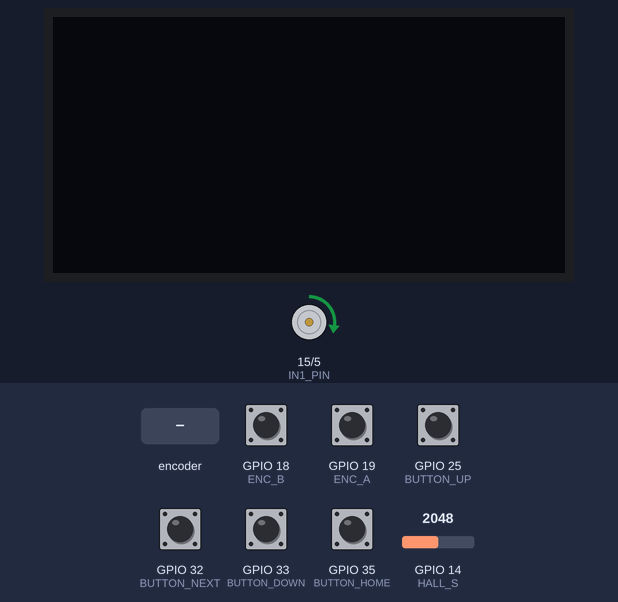
The program below on a simulated ESP32. On the bench: 128×64 one-colour display, motor-driver pin pairs drawn as motors (green arrow = first pin HIGH = forward, orange = second pin HIGH = backward, longer = more drive, scaled by the enable pin). The test bench sets the inputs (shaded band); at power-on: GPIO 18 (ENC_B), GPIO 19 (ENC_A), GPIO 25 (BUTTON_UP), GPIO 32 (BUTTON_NEXT), GPIO 33 (BUTTON_DOWN) HIGH, GPIO 35 (BUTTON_HOME) LOW, GPIO 14 (HALL_S) = 2048. What the program prints to the serial monitor is not drawn.

Above: at 0.8 s.
0.9 s: GPIO 14 (HALL_S) set to 3828
2.4 s: GPIO 14 (HALL_S) set to 3929
At 3.6 s:
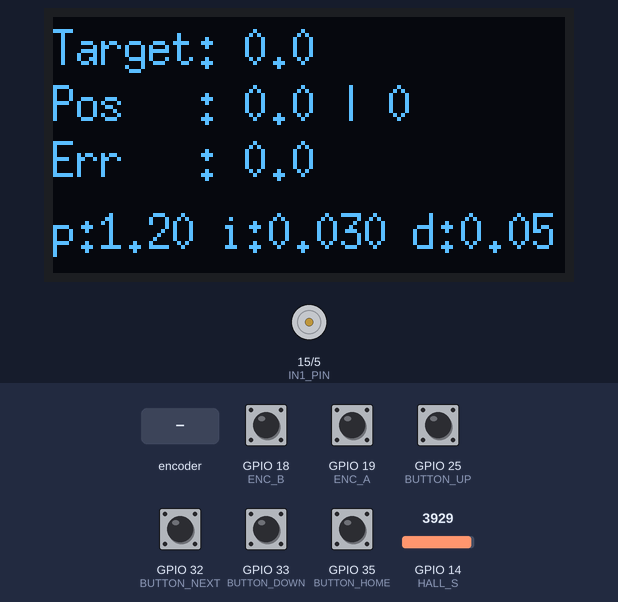
4.7 s: rotary encoder on GPIO 19 (ENC_A) / GPIO 18 (ENC_B) turned 2 steps (second pin leading)
At 5.7 s:
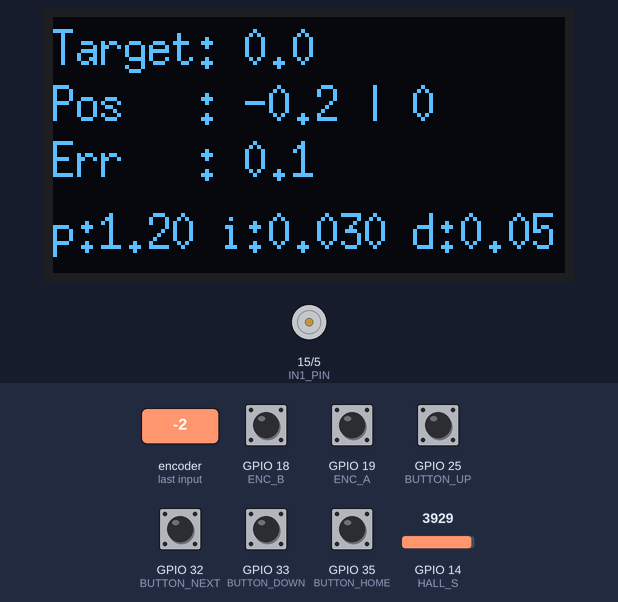
8.1 s: GPIO 32 (BUTTON_NEXT) pulled LOW for 1 s
At 9.3 s:
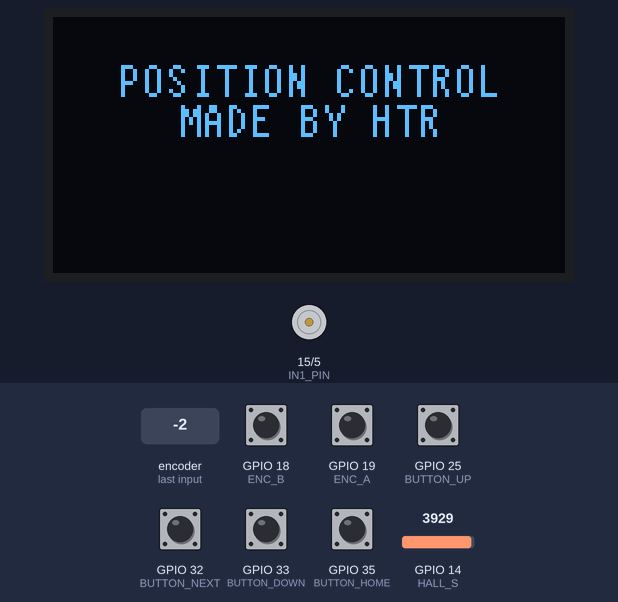
9.7 s: GPIO 14 (HALL_S) set to 3603
At 11.1 s:
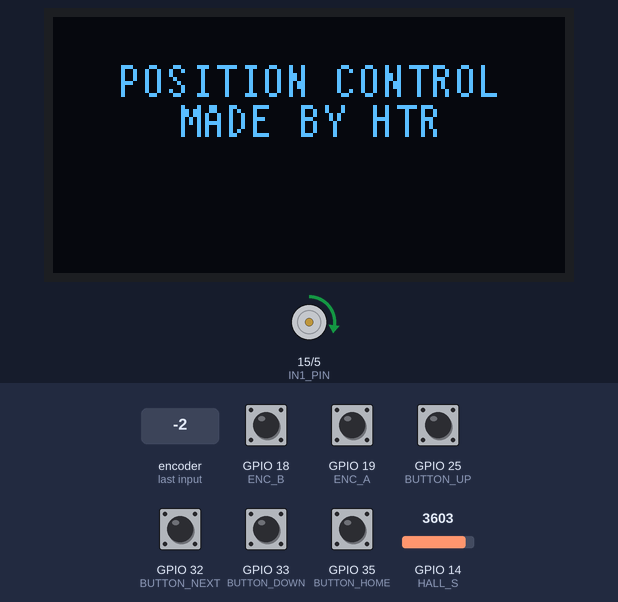
11.6 s: GPIO 14 (HALL_S) set to 4095
At 12.1 s:
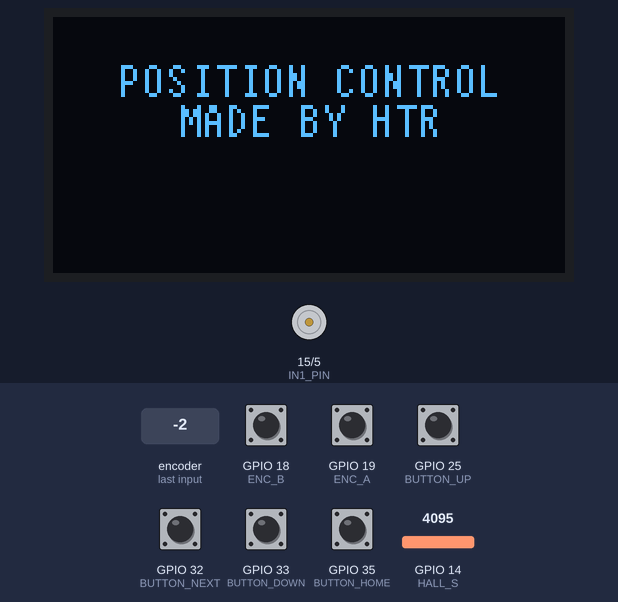
Timing chart, 0 to 14.6 s (numbered marks = the images above; inputs shaded):
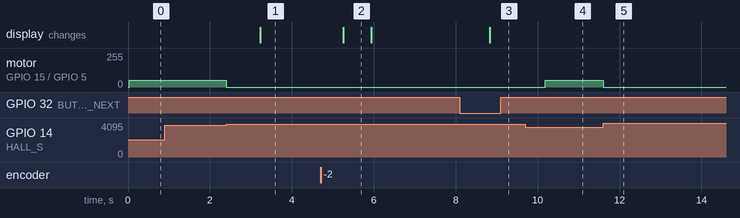

The program:

main.cpp
```cpp
/*
@Author: (modified)
@date: 171125 -> updated
@version: V5.1

Features added in V5.1:
 - MODE_ANGLE: Control output shaft position in 360 degrees (0-360°)
 - BT1/BT2 increase/decrease angle by 1° increments
 - BT4 for homing to zero position using hall sensor
 - Angle display on OLED
 - Automatic conversion between encoder counts and degrees
*/


#include <Arduino.h>
#include <WiFi.h>
#include <U8g2lib.h>

// ---------------- IO ----------------
#define ENC_A 19
#define ENC_B 18
#define IN1_PIN 15
#define IN2_PIN 5
#define PWM_PIN 13

#define BUTTON_UP 25
#define BUTTON_DOWN 33
#define BUTTON_NEXT 32
#define BUTTON_HOME 35

#define HALL_S 14

// ---------------- ENCODER ----------------
const float PPR = 990.0; // CHỈNH PPR THẬT (sau khi test)
const float DEG_PER_PULSE = 360.0 / PPR;

volatile long encoderCount = 0;
volatile int lastA = 0;

// ---------------- PID ----------------
float Kp = 1.2;
float Ki = 0.03;
float Kd = 0.05;

float pid_i = 0;
float last_error = 0;
int pidIndex = 0;

// ---------------- OLED ----------------
U8G2_SSD1306_128X64_NONAME_F_HW_I2C u8g2(U8G2_R0);

// ---------------- STATE ----------------
float targetAngle = 0;
float currentAngle = 0;
int threadhall = 3900;
int screen = 0;
// ---------------- FILTER ----------------
float angleFiltered = 0;
float errorFiltered = 0;

// ========================= WRAP (-180 → +180) =========================
float wrapAngle(float x)
{
  while (x > 180)
    x -= 360;
  while (x < -180)
    x += 360;
  return x;
}

// ========================= ENCODER ISR (CHUẨN NHẤT) =========================
void IRAM_ATTR encoderISR()
{
  int A = digitalRead(ENC_A);
  int B = digitalRead(ENC_B);

  if (A != lastA)
  {
    if (A == B)
      encoderCount--;
    else
      encoderCount++;
    lastA = A;
  }
}

// ========================= MOTOR CONTROL =========================
void motorDrive(float pwm)
{
  pwm = constrain(pwm, -255, 255);

  if (pwm > 0)
  {
    digitalWrite(IN1_PIN, HIGH);
    digitalWrite(IN2_PIN, LOW);
    ledcWrite(0, pwm);
  }
  else
  {
    digitalWrite(IN1_PIN, LOW);
    digitalWrite(IN2_PIN, HIGH);
    ledcWrite(0, -pwm);
  }
}

// ========================= HOMING CHUẨN XÁC =========================
void homing()
{
  Serial.println("Homing start...");

  // 1) Quay về trái cho đến khi chạm cảm biến
  motorDrive(50);
  while (analogRead(HALL_S) < threadhall)
  {
    delay(2);
  }

  // 2) Dừng
  motorDrive(0);
  delay(150);

  // 3) Reset encoder
  encoderCount = 0;
  angleFiltered = 0;

  Serial.println("Homing OK");
}

// ========================= SETUP =========================
void setup()
{
  Serial.begin(115200);

  pinMode(ENC_A, INPUT_PULLUP);
  pinMode(ENC_B, INPUT_PULLUP);

  pinMode(IN1_PIN, OUTPUT);
  pinMode(IN2_PIN, OUTPUT);
  pinMode(PWM_PIN, OUTPUT);

  pinMode(BUTTON_UP, INPUT_PULLUP);
  pinMode(BUTTON_DOWN, INPUT_PULLUP);
  pinMode(BUTTON_NEXT, INPUT_PULLUP);
  pinMode(BUTTON_HOME, INPUT);

  pinMode(HALL_S, INPUT);

  ledcAttachPin(PWM_PIN, 0);
  ledcSetup(0, 20000, 8);

  // Encoder — chỉ dùng 1 interrupt
  attachInterrupt(digitalPinToInterrupt(ENC_A), encoderISR, CHANGE);

  u8g2.begin();
  homing();
}

// ========================= LOOP =========================
void loop()
{
  // ------------------- UP/DOWN Điều khiển góc -------------------
  if (!digitalRead(BUTTON_UP))
  {
    targetAngle += 2;
    if (targetAngle > 180)
      targetAngle = 180;
    delay(120);
  }

  if (!digitalRead(BUTTON_DOWN))
  {
    targetAngle -= 2;
    if (targetAngle < -180)
      targetAngle = -180;
    delay(120);
  }
  if (!digitalRead(BUTTON_HOME))
  {
    homing();
    targetAngle = 0;
    currentAngle = 0;
    delay(500);
  }

  // ------------------- Change Screen Buttons -------------------
  if (!digitalRead(BUTTON_NEXT))
  {
    screen = (screen + 1) % 2;
    if (screen > 2)
      screen = 0;
    delay(200);
  }

  // ------------------- ENCODER to Angle -------------------
  float rawAngle = encoderCount * DEG_PER_PULSE;
  angleFiltered = angleFiltered * 0.85 + rawAngle * 0.15;

  currentAngle = wrapAngle(angleFiltered);

  // ------------------- PID -------------------
  float error = wrapAngle(targetAngle - currentAngle);

  errorFiltered = errorFiltered * 0.6 + error * 0.4;

  pid_i += errorFiltered;
  pid_i = constrain(pid_i, -300, 300);

  float d = errorFiltered - last_error;
  last_error = errorFiltered;

  float output = Kp * errorFiltered + Ki * pid_i + Kd * d;

  motorDrive(output);

  // ------------------- OLED -------------------
  u8g2.clearBuffer();
  if (screen == 0){
    u8g2.setFont(u8g2_font_6x13_tf);

    u8g2.setCursor(0, 12);
    u8g2.printf("Target: %.1f", targetAngle);
    u8g2.setCursor(0, 26);
    u8g2.printf("Pos   : %.1f | %.0f", currentAngle, analogRead(HALL_S));
    u8g2.setCursor(0, 40);
    u8g2.printf("Err   : %.1f", errorFiltered);

    u8g2.setCursor(0, 58);
    u8g2.printf("p:%.2f i:%.3f d:%.2f", Kp, Ki, Kd);
    Serial.println(analogRead(HALL_S));
  }
  else if (screen == 1)
  {
    u8g2.setFont(u8g2_font_t0_11_tf);
    char buf[20];
    snprintf(buf, sizeof(buf), "POSITION CONTROL");
    int x1 = (128 - u8g2.getStrWidth(buf)) / 2;
    u8g2.drawStr(x1, 20, buf);

    char buf1[20];
    snprintf(buf1, sizeof(buf1), "MADE BY HTR");
    int x2 = (128 - u8g2.getStrWidth(buf1)) / 2;
    u8g2.drawStr(x2, 30, buf1);
  }
  u8g2.sendBuffer();
}
```

Measured:
- the behaviour switches between 3899 and 3900 on GPIO 14 (HALL_S) (found by bisection; images 0 and 1)
- after the input at 0.9 s, every drawn part: stays the same
- after the input at 2.4 s, motor on GPIO 15 (IN1_PIN) / GPIO 5 (IN2_PIN): forward 50/255 → stopped at once; the display: changes after 0.83 s (image 1)
- after the input at 4.7 s, the display: changes after 0.56 s (image 2)
- after the input at 8.1 s, the display: changes after 0.74 s (image 3)
- after the input at 9.7 s, motor on GPIO 15 (IN1_PIN) / GPIO 5 (IN2_PIN): stopped → forward 50/255 after 0.49 s
- after the input at 11.6 s, motor on GPIO 15 (IN1_PIN) / GPIO 5 (IN2_PIN): forward 50/255 → stopped at once
- what the display in image 2 shows lasts 0.6 s, from 5.3 s to 5.9 s
